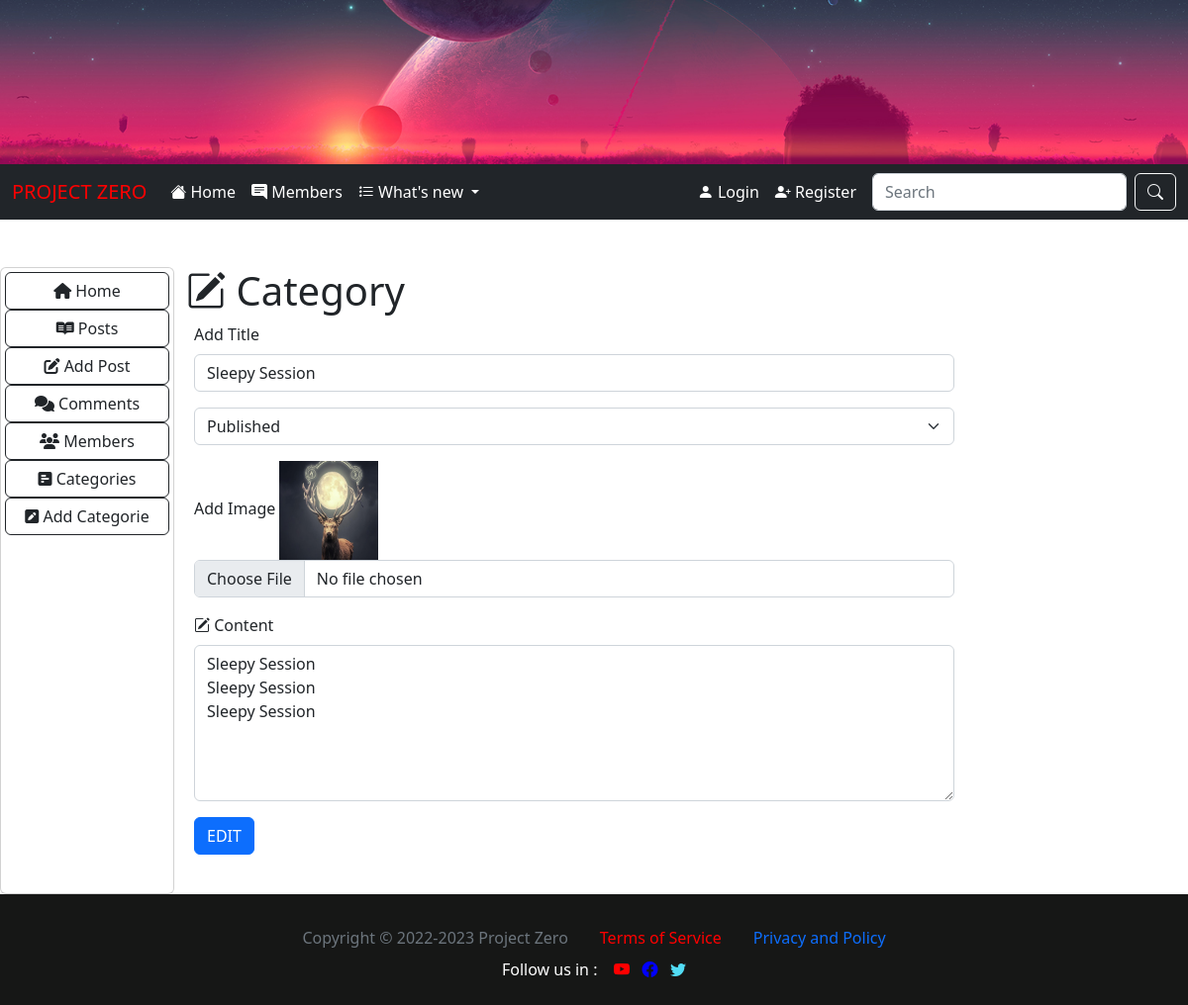
Page /admin/edit_cate.php?edit=2 on the committed database.
### tables this page shows
CREATE TABLE `cate` (
  `cat_id` int(255) NOT NULL,
  `cat_title` varchar(255) NOT NULL,
  `cat_date` date NOT NULL,
  `cat_image` text NOT NULL,
  `cat_content` text NOT NULL,
  `cat_tags` varchar(255) NOT NULL,
  `cat_status` varchar(255) NOT NULL
);

### admin/edit_cate.php (the view, shortened to what this page needs)
<?php include "nav.php"; ?>
    <div class="col-8">
        <div class="container">
            <h1 class="mt-5"><i class="bi bi-pencil-square"></i> Category</h1>
            <div class="table-responsive">
                <?php
                    if(isset($_GET['edit'])) {
                        $id=$_GET['edit'];
                    }
                    $query = "SELECT * FROM cate WHERE cat_id = '$id' ORDER BY cat_id DESC";
                    $result = $conn->prepare($query);
                    $result->execute();
                    while($row = $result->fetch()){
                        $cat_title         = $row['cat_title'];
                        $cat_status        = $row['cat_status'];
                        $cat_image         = $row['cat_image'];
                        $cat_content       = $row['cat_content'];
                    }
                ?>
                <div class="mb-4 ms-2">
                    <form method="post" enctype="multipart/form-data">
                        <div class="mb-3">
                            <label class="form-label">Add Title</label>
                            <input type="text" class="form-control" name="title" value="<?php echo $cat_title ; ?>" required>
                        </div>
                        <div class="mb-3">
                            <select class="form-select" name="cat_status" aria-label="Status" required>
                                <option value=<?php echo $cat_status ;?>><?php echo ucfirst($cat_status) ;?></option>
                            </select>
                        </div>
                        <div class="mb-3">
                            <label for="formFile" class="form-label">Add Image</label>
                            <img width='100' src='../images/<?php echo $cat_image ;?>'>
                            <input class="form-control" type="file" name="file" id="formFile">
                        </div>
                        <div class="mb-3">
                            <label class="form-label"><i class="bi bi-pencil-square"></i> Content</label>
                            <textarea class="form-control" name="cat_content" rows="6"><?php echo $cat_content ; ?></textarea>
                        </div>
                        <input class="btn btn-primary mb-3" type="submit" name="EDIT" value="EDIT">
                    </form>
                </div>
            </div>
        </div>
    </div>
</div>
<?php include "../footer.php";?>

### rows in the picture
cate: title "Sleepy Session", cat_status "Published", cat_image (picture), cat_content "Sleepy Session Sleepy Session Sleepy Session"
